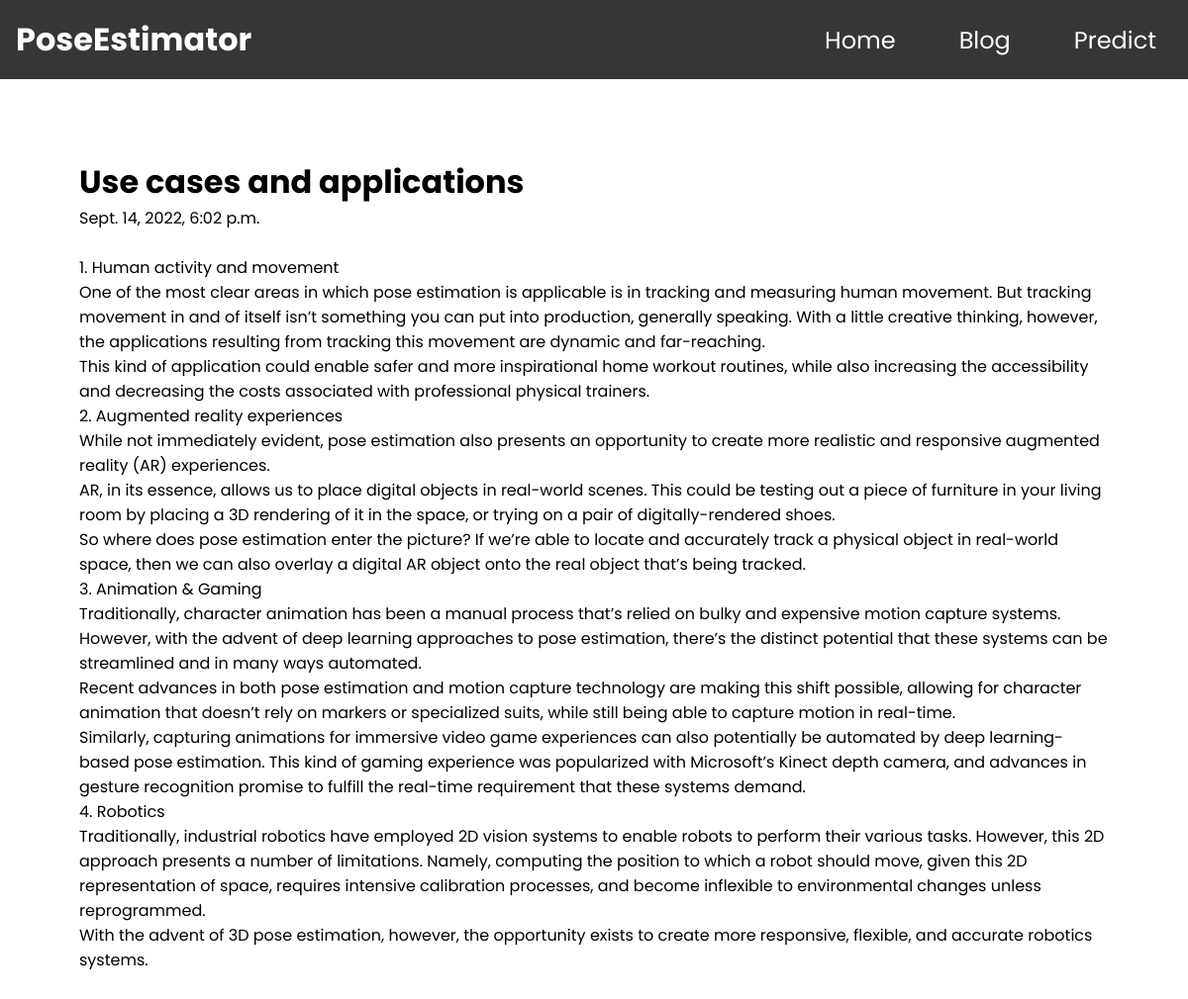
The page /blog/use-cases-and-applications/ on the database its author committed.
### blog/models.py (models this page shows, shortened)
class Blog(models.Model):
    title = models.CharField(blank=False, max_length=500)
    content = models.TextField(blank=False)
    created = models.DateTimeField(auto_now_add=True)
    slug = models.SlugField(max_length=50, null=False, unique=True)
    image = models.ImageField(
        upload_to='images', blank=True)
    class Meta:
        verbose_name = ("Blog")
        verbose_name_plural = ("Blogs")

### blog/views.py (the view)
# urls.py: path('<slug:question>/', BlogDetailView.as_view(), name='BlogDetailView'),
class BlogDetailView(DetailView):
    model = Blog
    slug_url_kwarg = 'question'
    slug_field = 'slug'

### blog/templates/blog/blog_detail.html (shortened to what this page needs)
{% extends 'main/base.html' %} {% load static %} {% block content %}
<div class="blogDetailContainer">
  <div>
    <h1 lass="blogTitle">{{ object.title }}</h1>
    <p class="blogDate">{{ object.created }}</p>
  </div>
  <br />
  <p class="blogContentDetail">{{ object.content|linebreaks}}</p>
  <br />
</div>
{% endblock content %}

### static/style.css (style rules this page uses)
* { padding: 0; margin: 0; box-sizing: border-box; --text-primary: #2bff00f3; --text-secondary: #363636; --bg-primary:#363636; --bg-secondary:#2bff00f3; font-family: 'Poppins', sans-serif; scroll-behavior: smooth; }
.blogDetailContainer { display: flex; flex-direction: column; padding: 5rem; }
.blogContentDetail { background: red; }

### rows shown on the page
Blog: title "Use cases and applications", created "Sept. 14, 2022, 6:02 p.m.", content "1. Human activity and movement One of the most clear areas in which pose estimation is applicable is in tracking and measuring human movement. But tracking movement in and of itself isn’t something you can put into production, generally speaking. With a little creative thinking, however, the applications resulting from tracking this movement are dynamic and far-reaching. This kind of application could enable safer and more inspirational home workout routines, while also increasing the accessibility and decreasing the costs associated with professional physical trainers. 2. Augmented reality experiences While not immediately evident, pose estimation also presents an opportunity to create…"
